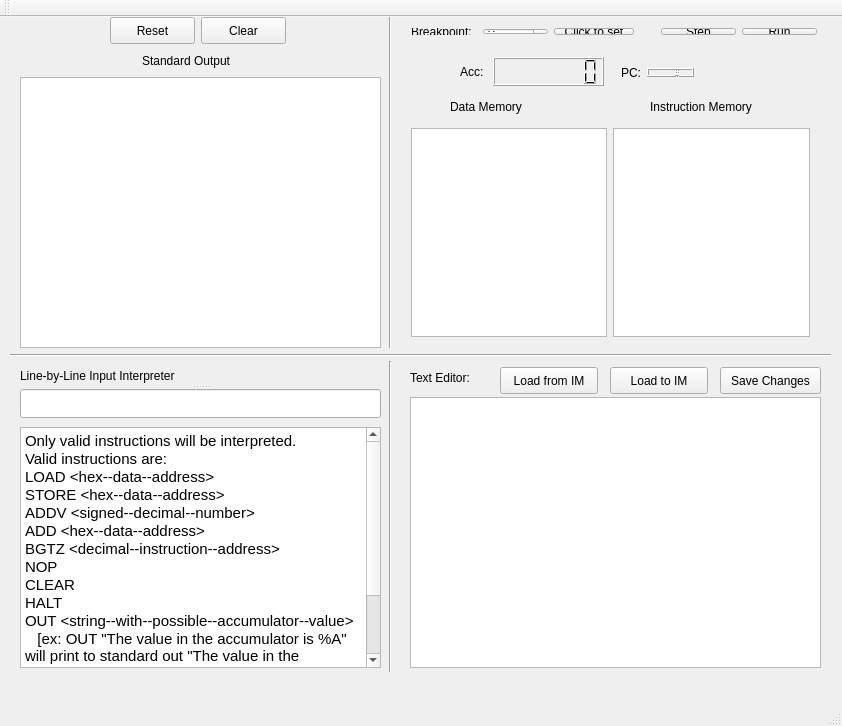
<?xml version="1.0" encoding="UTF-8"?>
<ui version="4.0">
 <class>MainWindow</class>
 <widget class="QMainWindow" name="MainWindow">
  <property name="geometry">
   <rect>
    <x>0</x>
    <y>0</y>
    <width>842</width>
    <height>726</height>
   </rect>
  </property>
  <property name="windowTitle">
   <string>MainWindow</string>
  </property>
  <widget class="QWidget" name="centralWidget">
   <widget class="QLabel" name="label_3">
    <property name="geometry">
     <rect>
      <x>650</x>
      <y>80</y>
      <width>131</width>
      <height>20</height>
     </rect>
    </property>
    <property name="text">
     <string>Instruction Memory</string>
    </property>
   </widget>
   <widget class="QLabel" name="label_4">
    <property name="geometry">
     <rect>
      <x>142</x>
      <y>35</y>
      <width>121</width>
      <height>17</height>
     </rect>
    </property>
    <property name="text">
     <string>Standard Output</string>
    </property>
   </widget>
   <widget class="QLabel" name="label_5">
    <property name="geometry">
     <rect>
      <x>450</x>
      <y>80</y>
      <width>101</width>
      <height>20</height>
     </rect>
    </property>
    <property name="text">
     <string>Data Memory</string>
    </property>
   </widget>
   <widget class="QPushButton" name="resetButton">
    <property name="geometry">
     <rect>
      <x>110</x>
      <y>0</y>
      <width>85</width>
      <height>27</height>
     </rect>
    </property>
    <property name="text">
     <string>Reset</string>
    </property>
   </widget>
   <widget class="QPushButton" name="clearButton">
    <property name="geometry">
     <rect>
      <x>201</x>
      <y>0</y>
      <width>85</width>
      <height>27</height>
     </rect>
    </property>
    <property name="text">
     <string>Clear</string>
    </property>
   </widget>
   <widget class="QWidget" name="layoutWidget">
    <property name="geometry">
     <rect>
      <x>400</x>
      <y>0</y>
      <width>245</width>
      <height>29</height>
     </rect>
    </property>
    <layout class="QHBoxLayout" name="horizontalLayout_5">
     <item>
      <widget class="QLabel" name="label_6">
       <property name="text">
        <string>Breakpoint:</string>
       </property>
      </widget>
     </item>
     <item>
      <widget class="QSpinBox" name="spinBox"/>
     </item>
     <item>
      <widget class="QPushButton" name="breakButton">
       <property name="text">
        <string>Click to set</string>
       </property>
      </widget>
     </item>
    </layout>
   </widget>
   <widget class="Line" name="line">
    <property name="geometry">
     <rect>
      <x>380</x>
      <y>-10</y>
      <width>20</width>
      <height>341</height>
     </rect>
    </property>
    <property name="orientation">
     <enum>Qt::Vertical</enum>
    </property>
   </widget>
   <widget class="Line" name="line_2">
    <property name="geometry">
     <rect>
      <x>10</x>
      <y>330</y>
      <width>821</width>
      <height>16</height>
     </rect>
    </property>
    <property name="orientation">
     <enum>Qt::Horizontal</enum>
    </property>
   </widget>
   <widget class="QLCDNumber" name="accBox">
    <property name="geometry">
     <rect>
      <x>493</x>
      <y>40</y>
      <width>111</width>
      <height>29</height>
     </rect>
    </property>
    <property name="numDigits">
     <number>7</number>
    </property>
    <property name="mode">
     <enum>QLCDNumber::Dec</enum>
    </property>
   </widget>
   <widget class="QLabel" name="label_2">
    <property name="geometry">
     <rect>
      <x>460</x>
      <y>40</y>
      <width>31</width>
      <height>29</height>
     </rect>
    </property>
    <property name="text">
     <string>Acc:</string>
    </property>
   </widget>
   <widget class="QWidget" name="layoutWidget2">
    <property name="geometry">
     <rect>
      <x>610</x>
      <y>40</y>
      <width>95</width>
      <height>31</height>
     </rect>
    </property>
    <layout class="QHBoxLayout" name="horizontalLayout_4">
     <item>
      <widget class="QLabel" name="label">
       <property name="text">
        <string>PC:</string>
       </property>
      </widget>
     </item>
     <item>
      <widget class="QLCDNumber" name="pcBox"/>
     </item>
    </layout>
   </widget>
   <widget class="QTextBrowser" name="standardOut">
    <property name="geometry">
     <rect>
      <x>20</x>
      <y>60</y>
      <width>361</width>
      <height>271</height>
     </rect>
    </property>
   </widget>
   <widget class="QWidget" name="layoutWidget1">
    <property name="geometry">
     <rect>
      <x>650</x>
      <y>0</y>
      <width>178</width>
      <height>29</height>
     </rect>
    </property>
    <layout class="QHBoxLayout" name="horizontalLayout_2">
     <item>
      <widget class="QPushButton" name="stepButton">
       <property name="text">
        <string>Step</string>
       </property>
      </widget>
     </item>
     <item>
      <widget class="QPushButton" name="runButton">
       <property name="text">
        <string>Run</string>
       </property>
      </widget>
     </item>
    </layout>
   </widget>
   <widget class="QWidget" name="layoutWidget3">
    <property name="geometry">
     <rect>
      <x>400</x>
      <y>100</y>
      <width>421</width>
      <height>231</height>
     </rect>
    </property>
    <layout class="QHBoxLayout" name="horizontalLayout_3">
     <item>
      <widget class="QTextBrowser" name="memoryOut"/>
     </item>
     <item>
      <widget class="QTextBrowser" name="instructionOut"/>
     </item>
    </layout>
   </widget>
   <widget class="QTextBrowser" name="textBrowser">
    <property name="geometry">
     <rect>
      <x>20</x>
      <y>410</y>
      <width>361</width>
      <height>241</height>
     </rect>
    </property>
    <property name="html">
     <string>&lt;!DOCTYPE HTML PUBLIC &quot;-//W3C//DTD HTML 4.0//EN&quot; &quot;http://www.w3.org/TR/REC-html40/strict.dtd&quot;&gt;
&lt;html&gt;&lt;head&gt;&lt;meta name=&quot;qrichtext&quot; content=&quot;1&quot; /&gt;&lt;style type=&quot;text/css&quot;&gt;
p, li { white-space: pre-wrap; }
&lt;/style&gt;&lt;/head&gt;&lt;body style=&quot; font-family:'Ubuntu'; font-size:11pt; font-weight:400; font-style:normal;&quot;&gt;
&lt;p style=&quot; margin-top:0px; margin-bottom:0px; margin-left:0px; margin-right:0px; -qt-block-indent:0; text-indent:0px;&quot;&gt;Only valid instructions will be interpreted.&lt;/p&gt;
&lt;p style=&quot; margin-top:0px; margin-bottom:0px; margin-left:0px; margin-right:0px; -qt-block-indent:0; text-indent:0px;&quot;&gt;Valid instructions are:&lt;/p&gt;
&lt;p style=&quot; margin-top:0px; margin-bottom:0px; margin-left:0px; margin-right:0px; -qt-block-indent:0; text-indent:0px;&quot;&gt;LOAD &amp;lt;hex-­‐data-­‐address&amp;gt;&lt;/p&gt;
&lt;p style=&quot; margin-top:0px; margin-bottom:0px; margin-left:0px; margin-right:0px; -qt-block-indent:0; text-indent:0px;&quot;&gt;STORE &amp;lt;hex-­‐data-­‐address&amp;gt;&lt;/p&gt;
&lt;p style=&quot; margin-top:0px; margin-bottom:0px; margin-left:0px; margin-right:0px; -qt-block-indent:0; text-indent:0px;&quot;&gt;ADDV &amp;lt;signed-­‐decimal-­‐number&amp;gt;&lt;/p&gt;
&lt;p style=&quot; margin-top:0px; margin-bottom:0px; margin-left:0px; margin-right:0px; -qt-block-indent:0; text-indent:0px;&quot;&gt;ADD &amp;lt;hex-­‐data-­‐address&amp;gt;&lt;/p&gt;
&lt;p style=&quot; margin-top:0px; margin-bottom:0px; margin-left:0px; margin-right:0px; -qt-block-indent:0; text-indent:0px;&quot;&gt;BGTZ &amp;lt;decimal-­‐instruction-­‐address&amp;gt;&lt;/p&gt;
&lt;p style=&quot; margin-top:0px; margin-bottom:0px; margin-left:0px; margin-right:0px; -qt-block-indent:0; text-indent:0px;&quot;&gt;NOP&lt;/p&gt;
&lt;p style=&quot; margin-top:0px; margin-bottom:0px; margin-left:0px; margin-right:0px; -qt-block-indent:0; text-indent:0px;&quot;&gt;CLEAR&lt;/p&gt;
&lt;p style=&quot; margin-top:0px; margin-bottom:0px; margin-left:0px; margin-right:0px; -qt-block-indent:0; text-indent:0px;&quot;&gt;HALT&lt;/p&gt;
&lt;p style=&quot; margin-top:0px; margin-bottom:0px; margin-left:0px; margin-right:0px; -qt-block-indent:0; text-indent:0px;&quot;&gt;OUT &amp;lt;string-­‐with-­‐possible-­‐accumulator-­‐value&amp;gt;&lt;/p&gt;
&lt;p style=&quot; margin-top:0px; margin-bottom:0px; margin-left:0px; margin-right:0px; -qt-block-indent:0; text-indent:0px;&quot;&gt;   [ex: OUT &amp;quot;The value in the accumulator is %A&amp;quot; will print to standard out &amp;quot;The value in the accumulator {current number in accumulator}&amp;quot;]&lt;/p&gt;
&lt;p style=&quot; margin-top:0px; margin-bottom:0px; margin-left:0px; margin-right:0px; -qt-block-indent:0; text-indent:0px;&quot;&gt;LOADA &lt;/p&gt;
&lt;p style=&quot; margin-top:0px; margin-bottom:0px; margin-left:0px; margin-right:0px; -qt-block-indent:0; text-indent:0px;&quot;&gt;STOREA &amp;lt;hex-­‐address&amp;gt;&lt;/p&gt;
&lt;p style=&quot; margin-top:0px; margin-bottom:0px; margin-left:0px; margin-right:0px; -qt-block-indent:0; text-indent:0px;&quot;&gt;A complete input instruction information guide is provided in the README.&lt;/p&gt;&lt;/body&gt;&lt;/html&gt;</string>
    </property>
   </widget>
   <widget class="Line" name="line_3">
    <property name="geometry">
     <rect>
      <x>382</x>
      <y>344</y>
      <width>16</width>
      <height>311</height>
     </rect>
    </property>
    <property name="orientation">
     <enum>Qt::Vertical</enum>
    </property>
   </widget>
   <widget class="QSplitter" name="splitter">
    <property name="geometry">
     <rect>
      <x>20</x>
      <y>350</y>
      <width>361</width>
      <height>51</height>
     </rect>
    </property>
    <property name="orientation">
     <enum>Qt::Vertical</enum>
    </property>
    <widget class="QLabel" name="label_8">
     <property name="text">
      <string>Line-by-Line Input Interpreter</string>
     </property>
    </widget>
    <widget class="QLineEdit" name="lineEdit"/>
   </widget>
   <widget class="QLabel" name="label_7">
    <property name="geometry">
     <rect>
      <x>410</x>
      <y>350</y>
      <width>151</width>
      <height>21</height>
     </rect>
    </property>
    <property name="text">
     <string>Text Editor:</string>
    </property>
   </widget>
   <widget class="QPlainTextEdit" name="editorTextEdit">
    <property name="geometry">
     <rect>
      <x>410</x>
      <y>380</y>
      <width>411</width>
      <height>271</height>
     </rect>
    </property>
   </widget>
   <widget class="QPushButton" name="saveButton">
    <property name="geometry">
     <rect>
      <x>720</x>
      <y>350</y>
      <width>101</width>
      <height>27</height>
     </rect>
    </property>
    <property name="text">
     <string>Save Changes</string>
    </property>
   </widget>
   <widget class="QPushButton" name="pushButton">
    <property name="geometry">
     <rect>
      <x>500</x>
      <y>350</y>
      <width>98</width>
      <height>27</height>
     </rect>
    </property>
    <property name="text">
     <string>Load from IM</string>
    </property>
   </widget>
   <widget class="QPushButton" name="pushButton_2">
    <property name="geometry">
     <rect>
      <x>610</x>
      <y>350</y>
      <width>98</width>
      <height>27</height>
     </rect>
    </property>
    <property name="text">
     <string>Load to IM</string>
    </property>
   </widget>
   <zorder>splitter</zorder>
   <zorder>layoutWidget1</zorder>
   <zorder>layoutWidget3</zorder>
   <zorder>standardOut</zorder>
   <zorder>label_3</zorder>
   <zorder>label_4</zorder>
   <zorder>label_5</zorder>
   <zorder>resetButton</zorder>
   <zorder>clearButton</zorder>
   <zorder>layoutWidget</zorder>
   <zorder>line</zorder>
   <zorder>line_2</zorder>
   <zorder>accBox</zorder>
   <zorder>label_2</zorder>
   <zorder>layoutWidget2</zorder>
   <zorder>textBrowser</zorder>
   <zorder>line_3</zorder>
   <zorder>label_7</zorder>
   <zorder>editorTextEdit</zorder>
   <zorder>saveButton</zorder>
   <zorder>pushButton</zorder>
   <zorder>pushButton_2</zorder>
  </widget>
  <widget class="QMenuBar" name="menuBar">
   <property name="geometry">
    <rect>
     <x>0</x>
     <y>0</y>
     <width>842</width>
     <height>25</height>
    </rect>
   </property>
  </widget>
  <widget class="QToolBar" name="mainToolBar">
   <attribute name="toolBarArea">
    <enum>TopToolBarArea</enum>
   </attribute>
   <attribute name="toolBarBreak">
    <bool>false</bool>
   </attribute>
  </widget>
  <widget class="QStatusBar" name="statusBar"/>
 </widget>
 <layoutdefault spacing="6" margin="11"/>
 <resources/>
 <connections/>
</ui>
